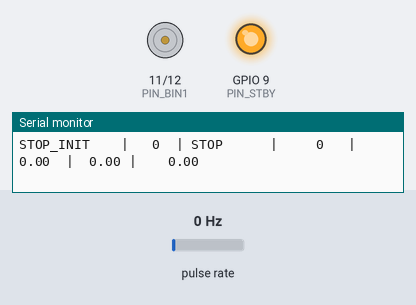
Recording of a program running on a simulated ESP32-S3. Shown: motor-driver pin pairs drawn as motors (green arrow = first pin HIGH = forward, orange = second pin HIGH = backward, longer = more drive, scaled by the enable pin, stopped while the standby pin is LOW), output pins drawn as LEDs (lit = HIGH), the last lines printed to the serial monitor. Wiring (inferred from the names in the program): pulse sensor: data GPIO 10. Inputs (shaded band) come from the test bench; at power-on: pulse rate 0 Hz.

Above: at 2.2 s.
2.3 s: pulse rate (sensor on GPIO 10) set to 4 Hz
At 5.2 s:
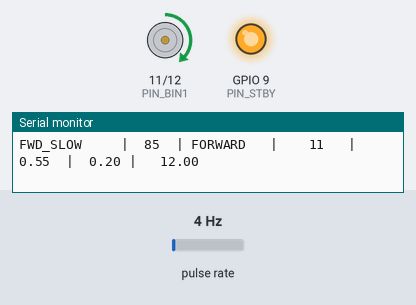
5.3 s: pulse rate (sensor on GPIO 10) set to 50 Hz
At 9.9 s:
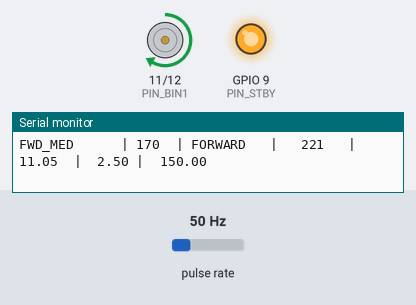
Timing chart, 0 to 30.5 s (numbered marks = the images above; inputs shaded):
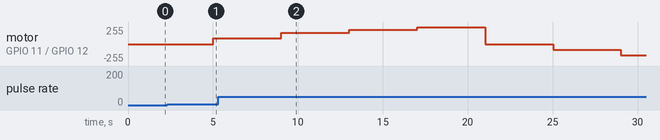

Measured:
- by itself, motor on GPIO 11 (PIN_BIN1) / GPIO 12 (PIN_BIN2): rises from forward 85/255 to forward 255/255 in 8.0 s, then falls to backward 169/255 in 12.0 s

The program:

main.cpp
```cpp
#include <Arduino.h>
#include "config.h"
#include "motor.h"
#include "encoder.h"
#include "state_machine.h"

static unsigned long lastPrintTime = 0;

void printHeader() {
    Serial.println("=============================================================");
    Serial.println("  Motor TB6612FNG + Encoder HC-020K — Test de Estados");
    Serial.println("  ESP32-S3-N16R8 | PPR: 20 | PWM: 10kHz 8-bit");
    Serial.println("=============================================================");
    Serial.println();
    Serial.printf("%-12s | %-4s | %-8s | %-7s | %-8s | %-6s | %-8s\n",
                  "Estado", "PWM", "Direccion", "Pulsos", "Vueltas", "RPS", "RPM");
    Serial.println("--------------------------------------------------------------");
}

void printStatus() {
    Serial.printf("%-12s | %3d  | %-8s  | %5lu   | %6.2f  | %5.2f | %7.2f\n",
                  sm_getStateName(),
                  motor_getSpeed(),
                  motor_getDirectionStr(),
                  (unsigned long)encoder_getPulseCount(),
                  encoder_getTurns(),
                  encoder_getRPS(),
                  encoder_getRPM());
}

void setup() {
    Serial.begin(115200);
    delay(1000);  // Esperar estabilización del serial

    printHeader();

    motor_init();
    encoder_init();
    sm_init();

    lastPrintTime = millis();
}

void loop() {
    sm_update();
    encoder_update();

    if (millis() - lastPrintTime >= SERIAL_PRINT_MS) {
        printStatus();
        lastPrintTime = millis();
    }
}
```

encoder.h
```cpp
#ifndef ENCODER_H
#define ENCODER_H

#include <Arduino.h>

void     encoder_init();
void     encoder_update();       // Llamar periódicamente para recalcular velocidad
uint32_t encoder_getPulseCount();
float    encoder_getTurns();
float    encoder_getRPS();
float    encoder_getRPM();

#endif // ENCODER_H
```

motor.h
```cpp
#ifndef MOTOR_H
#define MOTOR_H

#include <Arduino.h>

enum Direction {
    DIR_STOP,
    DIR_FORWARD,
    DIR_REVERSE
};

void      motor_init();
void      motor_setSpeed(uint8_t pwm);
void      motor_forward();
void      motor_reverse();
void      motor_stop();
void      motor_brake();
uint8_t   motor_getSpeed();
Direction motor_getDirection();
const char* motor_getDirectionStr();

#endif // MOTOR_H
```

state_machine.h
```cpp
#ifndef STATE_MACHINE_H
#define STATE_MACHINE_H

#include <Arduino.h>

enum MotorState {
    STATE_STOP_INIT,
    STATE_FWD_SLOW,
    STATE_FWD_MED,
    STATE_FWD_FAST,
    STATE_FWD_MAX,
    STATE_STOP_MID,
    STATE_REV_SLOW,
    STATE_REV_MED,
    STATE_REV_FAST,
    STATE_REV_MAX,
    STATE_STOP_END,
    STATE_COUNT       // Cantidad total de estados
};

void        sm_init();
void        sm_update();
MotorState  sm_getCurrentState();
const char* sm_getStateName();

#endif // STATE_MACHINE_H
```

encoder.cpp
```cpp
#include "encoder.h"
#include "config.h"

static volatile uint32_t isrPulseCount = 0;   // Contador en ISR (volatile)

static uint32_t totalPulses   = 0;  // Pulsos acumulados totales
static uint32_t lastPulses    = 0;  // Pulsos al inicio de la ventana
static unsigned long lastCalcTime = 0;

static float rps = 0.0f;
static float rpm = 0.0f;

// ISR - se ejecuta en cada flanco RISING del encoder
static void IRAM_ATTR encoder_isr() {
    isrPulseCount++;
}

void encoder_init() {
    pinMode(PIN_ENCODER, INPUT);
    attachInterrupt(digitalPinToInterrupt(PIN_ENCODER), encoder_isr, RISING);
    lastCalcTime = millis();
}

void encoder_update() {
    unsigned long now = millis();
    unsigned long elapsed = now - lastCalcTime;

    if (elapsed >= ENCODER_CALC_MS) {
        // Leer el contador ISR de forma atómica
        noInterrupts();
        totalPulses = isrPulseCount;
        interrupts();

        uint32_t deltaPulses = totalPulses - lastPulses;
        float elapsedSec = elapsed / 1000.0f;

        // Pulsos por segundo → revoluciones por segundo
        float pulsesPerSec = deltaPulses / elapsedSec;
        rps = pulsesPerSec / PULSES_PER_REV;
        rpm = rps * 60.0f;

        lastPulses   = totalPulses;
        lastCalcTime = now;
    }
}

uint32_t encoder_getPulseCount() {
    noInterrupts();
    uint32_t count = isrPulseCount;
    interrupts();
    return count;
}

float encoder_getTurns() {
    return (float)encoder_getPulseCount() / PULSES_PER_REV;
}

float encoder_getRPS() {
    return rps;
}

float encoder_getRPM() {
    return rpm;
}
```

motor.cpp
```cpp
#include "motor.h"
#include "config.h"

#define LEDC_CHANNEL 0  // Canal LEDC para PWM del motor

static Direction currentDirection = DIR_STOP;
static uint8_t   currentSpeed    = 0;

void motor_init() {
    pinMode(PIN_STBY, OUTPUT);
    pinMode(PIN_BIN1, OUTPUT);
    pinMode(PIN_BIN2, OUTPUT);

    digitalWrite(PIN_STBY, HIGH);  // Activar driver
    digitalWrite(PIN_BIN1, LOW);
    digitalWrite(PIN_BIN2, LOW);

    ledcSetup(LEDC_CHANNEL, PWM_FREQ, PWM_RESOLUTION);
    ledcAttachPin(PIN_PWMB, LEDC_CHANNEL);
    ledcWrite(LEDC_CHANNEL, 0);
}

void motor_setSpeed(uint8_t pwm) {
    currentSpeed = pwm;
    ledcWrite(LEDC_CHANNEL, pwm);
}

void motor_forward() {
    currentDirection = DIR_FORWARD;
    digitalWrite(PIN_BIN1, HIGH);
    digitalWrite(PIN_BIN2, LOW);
}

void motor_reverse() {
    currentDirection = DIR_REVERSE;
    digitalWrite(PIN_BIN1, LOW);
    digitalWrite(PIN_BIN2, HIGH);
}

void motor_stop() {
    currentDirection = DIR_STOP;
    currentSpeed = 0;
    digitalWrite(PIN_BIN1, LOW);
    digitalWrite(PIN_BIN2, LOW);
    ledcWrite(LEDC_CHANNEL, 0);
}

void motor_brake() {
    currentDirection = DIR_STOP;
    currentSpeed = 0;
    digitalWrite(PIN_BIN1, HIGH);
    digitalWrite(PIN_BIN2, HIGH);
    ledcWrite(LEDC_CHANNEL, 0);
}

uint8_t motor_getSpeed() {
    return currentSpeed;
}

Direction motor_getDirection() {
    return currentDirection;
}

const char* motor_getDirectionStr() {
    switch (currentDirection) {
        case DIR_FORWARD: return "FORWARD";
        case DIR_REVERSE: return "REVERSE";
        default:          return "STOP";
    }
}
```

state_machine.cpp
```cpp
#include "state_machine.h"
#include "config.h"
#include "motor.h"

static MotorState currentState = STATE_STOP_INIT;
static unsigned long stateEntryTime = 0;

// Nombres legibles de cada estado
static const char* stateNames[] = {
    "STOP_INIT",
    "FWD_SLOW",
    "FWD_MED",
    "FWD_FAST",
    "FWD_MAX",
    "STOP_MID",
    "REV_SLOW",
    "REV_MED",
    "REV_FAST",
    "REV_MAX",
    "STOP_END"
};

// Aplicar la acción correspondiente al entrar a un estado
static void applyState(MotorState state) {
    switch (state) {
        case STATE_STOP_INIT:
        case STATE_STOP_MID:
        case STATE_STOP_END:
            motor_stop();
            break;

        case STATE_FWD_SLOW:
            motor_forward();
            motor_setSpeed(SPEED_VALUES[1]);  // 85
            break;
        case STATE_FWD_MED:
            motor_forward();
            motor_setSpeed(SPEED_VALUES[2]);  // 170
            break;
        case STATE_FWD_FAST:
            motor_forward();
            motor_setSpeed(SPEED_VALUES[3]);  // 212
            break;
        case STATE_FWD_MAX:
            motor_forward();
            motor_setSpeed(SPEED_VALUES[4]);  // 255
            break;

        case STATE_REV_SLOW:
            motor_reverse();
            motor_setSpeed(SPEED_VALUES[1]);  // 85
            break;
        case STATE_REV_MED:
            motor_reverse();
            motor_setSpeed(SPEED_VALUES[2]);  // 170
            break;
        case STATE_REV_FAST:
            motor_reverse();
            motor_setSpeed(SPEED_VALUES[3]);  // 212
            break;
        case STATE_REV_MAX:
            motor_reverse();
            motor_setSpeed(SPEED_VALUES[4]);  // 255
            break;

        default:
            motor_stop();
            break;
    }
}

void sm_init() {
    currentState   = STATE_STOP_INIT;
    stateEntryTime = millis();
    applyState(currentState);
}

void sm_update() {
    if (millis() - stateEntryTime >= STATE_DURATION_MS) {
        // Avanzar al siguiente estado (ciclar)
        int next = (int)currentState + 1;
        if (next >= STATE_COUNT) {
            next = 0;  // Reiniciar ciclo
        }
        currentState   = (MotorState)next;
        stateEntryTime = millis();
        applyState(currentState);
    }
}

MotorState sm_getCurrentState() {
    return currentState;
}

const char* sm_getStateName() {
    return stateNames[currentState];
}
```

config.h
```cpp
#ifndef CONFIG_H
#define CONFIG_H

// ============================================================
// Pines - Motor TB6612FNG (Canal B)
// ============================================================
#define PIN_STBY    9    // Standby (HIGH = activo, LOW = apagado)
#define PIN_BIN1    11   // Dirección 1
#define PIN_BIN2    12   // Dirección 2
#define PIN_PWMB    13   // PWM velocidad

// ============================================================
// Pines - Encoder HC-020K
// ============================================================
#define PIN_ENCODER 10   // Señal de pulsos

// ============================================================
// Configuración PWM (LEDC)
// ============================================================
#define PWM_FREQ       10000  // 10 kHz
#define PWM_RESOLUTION 8      // 8-bit (0-255)

// ============================================================
// Encoder
// ============================================================
#define PULSES_PER_REV 20     // 20 ranuras en la rueda

// ============================================================
// Niveles de velocidad PWM
// ============================================================
#define SPEED_LEVELS   5
const uint8_t SPEED_VALUES[SPEED_LEVELS] = {0, 85, 170, 212, 255};

// ============================================================
// Tiempos (ms)
// ============================================================
#define STATE_DURATION_MS   4000  // Duración de cada estado (4 s)
#define ENCODER_CALC_MS     1000  // Ventana de cálculo de velocidad (1 s)
#define SERIAL_PRINT_MS     500   // Intervalo de impresión serial (0.5 s)

#endif // CONFIG_H
```
